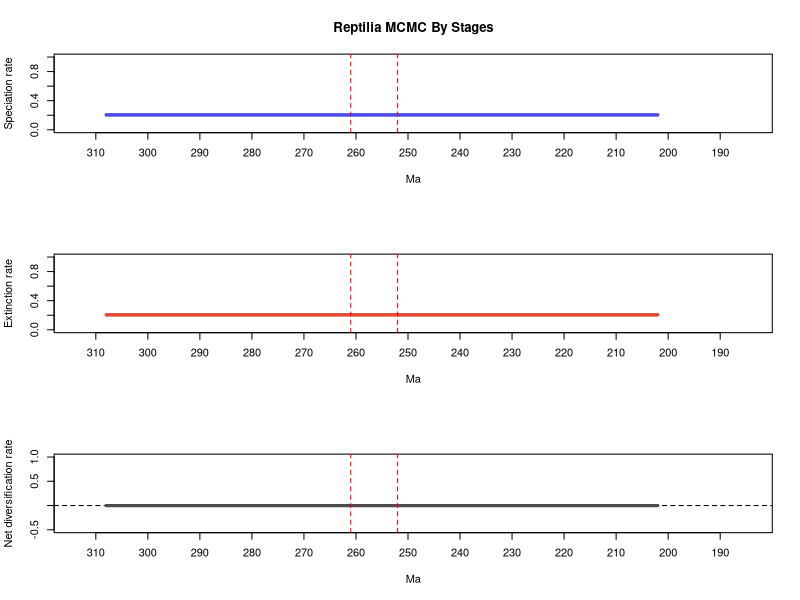

The R script that drew this image:
# 1 files combined:
# 	C:\Users\SimoesLabAdmin\Documents\BDNN_Arielli\synapsida\mcmc_predictors\B_covar_mcmc/combined_9_marginal_rates.log

# 95% HPDs calculated using code from Biopy (https://www.cs.auckland.ac.nz/~yhel002/biopy/)

pdf(file='C:/Users/SimoesLabAdmin/Documents/BDNN_Arielli/synapsida/mcmc_predictors/B_covar_mcmc/combined_9_marginal_rates_RTT_plot2.pdf',width=8, height=10.8)
par(mfrow=c(3,1))
library(scales)
plot_RTT <- function (age,hpd_M,hpd_m,mean_m,color){
    N=100
    beta=(1:(N-1))/N
    alpha_shape=0.25
    cat=1-(beta^(1./alpha_shape))
    for (i in 1:(N-1)){
        trans= 1/N + 2/N
        polygon(c(age, rev(age)), c(hpd_M-((hpd_M-mean_m)*cat[i]), rev(hpd_m+((mean_m-hpd_m)*cat[i]))), col = alpha(color,trans), border = NA)
    }
    lines(rev(age), rev(mean_m), col = color, lwd=3)
}
    
L_hpd_m95=c(NA, NA,NA,NA,NA,NA,NA,NA,NA,NA,NA,NA,NA,NA,NA,NA,NA,NA,NA,NA,NA,NA,NA,NA,NA,NA,NA,NA,NA,NA,NA,NA,NA,NA,NA,NA,NA,NA,NA,NA,NA,NA,NA,NA,NA,NA,NA,NA,NA,NA,NA,NA,NA,NA,NA,NA,NA,NA,NA,NA,NA,NA,NA,NA,NA,NA,NA,NA,NA,NA,NA,NA,NA,NA,NA,NA,NA,NA,NA,NA,NA,NA,NA,NA,NA,NA,NA,NA,NA,NA,NA,NA,NA,NA,NA,NA,NA,NA,NA,NA,NA,NA,NA,NA,NA,NA,NA,NA,NA,NA,NA,NA,NA,NA,NA,NA,NA,NA,NA,NA,NA,NA,NA,NA,NA,NA,NA,NA,NA,NA,NA,NA,NA,NA,NA,NA,NA,NA,NA,NA,NA,NA,NA,NA,NA,NA,NA,NA,NA,NA,NA,NA,NA,NA,NA,NA,NA,NA,NA,NA,NA,NA,NA,NA,NA,NA,NA,NA,NA,NA,NA,NA,NA,NA,NA,NA,NA,NA,NA,NA,NA,NA,NA,NA,NA,NA,NA,NA,NA,NA,NA,NA,NA,NA,NA,NA,NA,NA,NA,NA,NA,NA,0.181879,0.181879,0.181879,0.181879,0.181879,0.181879,0.181879,0.181879,0.181879,0.181879,0.181879,0.181879,0.181879,0.181879,0.181879,0.181879,0.181879,0.181879,0.181879,0.181879,0.181879,0.181879,0.181879,0.181879,0.181879,0.181879,0.181879,0.181879,0.181879,0.181879,0.181879,0.181879,0.181879,0.181879,0.181879,0.181879,0.181879,0.181879,0.181879,0.181879,0.181879,0.181879,0.181879,0.181879,0.181879,0.181879,0.181879,0.181879,0.181879,0.181879,0.181879,0.181879,0.181879,0.181879,0.181879,0.181879,0.181879,0.181879,0.181879,0.181879,0.181879,0.181879,0.181879,0.181879,0.181879,0.181879,0.181879,0.181879,0.181879,0.181879,0.181879,0.181879,0.181879,0.181879,0.181879,0.181879,0.181879,0.181879,0.181879,0.181879,0.181879,0.181879,0.181879,0.181879,0.181879,0.181879,0.181879,0.181879,0.181879,0.181879,0.181879,0.181879,0.181879,0.181879,0.181879,0.181879,0.181879,0.181879,0.181879,0.181879,0.181879,0.181879,0.181879,0.181879,0.181879,0.181879,0.181879)
L_hpd_M95=c(NA, NA,NA,NA,NA,NA,NA,NA,NA,NA,NA,NA,NA,NA,NA,NA,NA,NA,NA,NA,NA,NA,NA,NA,NA,NA,NA,NA,NA,NA,NA,NA,NA,NA,NA,NA,NA,NA,NA,NA,NA,NA,NA,NA,NA,NA,NA,NA,NA,NA,NA,NA,NA,NA,NA,NA,NA,NA,NA,NA,NA,NA,NA,NA,NA,NA,NA,NA,NA,NA,NA,NA,NA,NA,NA,NA,NA,NA,NA,NA,NA,NA,NA,NA,NA,NA,NA,NA,NA,NA,NA,NA,NA,NA,NA,NA,NA,NA,NA,NA,NA,NA,NA,NA,NA,NA,NA,NA,NA,NA,NA,NA,NA,NA,NA,NA,NA,NA,NA,NA,NA,NA,NA,NA,NA,NA,NA,NA,NA,NA,NA,NA,NA,NA,NA,NA,NA,NA,NA,NA,NA,NA,NA,NA,NA,NA,NA,NA,NA,NA,NA,NA,NA,NA,NA,NA,NA,NA,NA,NA,NA,NA,NA,NA,NA,NA,NA,NA,NA,NA,NA,NA,NA,NA,NA,NA,NA,NA,NA,NA,NA,NA,NA,NA,NA,NA,NA,NA,NA,NA,NA,NA,NA,NA,NA,NA,NA,NA,NA,NA,NA,NA,0.225889,0.225889,0.225889,0.225889,0.225889,0.225889,0.225889,0.225889,0.225889,0.225889,0.225889,0.225889,0.225889,0.225889,0.225889,0.225889,0.225889,0.225889,0.225889,0.225889,0.225889,0.225889,0.225889,0.225889,0.225889,0.225889,0.225889,0.225889,0.225889,0.225889,0.225889,0.225889,0.225889,0.225889,0.225889,0.225889,0.225889,0.225889,0.225889,0.225889,0.225889,0.225889,0.225889,0.225889,0.225889,0.225889,0.225889,0.225889,0.225889,0.225889,0.225889,0.225889,0.225889,0.225889,0.225889,0.225889,0.225889,0.225889,0.225889,0.225889,0.225889,0.225889,0.225889,0.225889,0.225889,0.225889,0.225889,0.225889,0.225889,0.225889,0.225889,0.225889,0.225889,0.225889,0.225889,0.225889,0.225889,0.225889,0.225889,0.225889,0.225889,0.225889,0.225889,0.225889,0.225889,0.225889,0.225889,0.225889,0.225889,0.225889,0.225889,0.225889,0.225889,0.225889,0.225889,0.225889,0.225889,0.225889,0.225889,0.225889,0.225889,0.225889,0.225889,0.225889,0.225889,0.225889,0.225889)
M_hpd_m95=c(NA, NA,NA,NA,NA,NA,NA,NA,NA,NA,NA,NA,NA,NA,NA,NA,NA,NA,NA,NA,NA,NA,NA,NA,NA,NA,NA,NA,NA,NA,NA,NA,NA,NA,NA,NA,NA,NA,NA,NA,NA,NA,NA,NA,NA,NA,NA,NA,NA,NA,NA,NA,NA,NA,NA,NA,NA,NA,NA,NA,NA,NA,NA,NA,NA,NA,NA,NA,NA,NA,NA,NA,NA,NA,NA,NA,NA,NA,NA,NA,NA,NA,NA,NA,NA,NA,NA,NA,NA,NA,NA,NA,NA,NA,NA,NA,NA,NA,NA,NA,NA,NA,NA,NA,NA,NA,NA,NA,NA,NA,NA,NA,NA,NA,NA,NA,NA,NA,NA,NA,NA,NA,NA,NA,NA,NA,NA,NA,NA,NA,NA,NA,NA,NA,NA,NA,NA,NA,NA,NA,NA,NA,NA,NA,NA,NA,NA,NA,NA,NA,NA,NA,NA,NA,NA,NA,NA,NA,NA,NA,NA,NA,NA,NA,NA,NA,NA,NA,NA,NA,NA,NA,NA,NA,NA,NA,NA,NA,NA,NA,NA,NA,NA,NA,NA,NA,NA,NA,NA,NA,NA,NA,NA,NA,NA,NA,NA,NA,NA,NA,NA,NA,0.184743,0.184743,0.184743,0.184743,0.184743,0.184743,0.184743,0.184743,0.184743,0.184743,0.184743,0.184743,0.184743,0.184743,0.184743,0.184743,0.184743,0.184743,0.184743,0.184743,0.184743,0.184743,0.184743,0.184743,0.184743,0.184743,0.184743,0.184743,0.184743,0.184743,0.184743,0.184743,0.184743,0.184743,0.184743,0.184743,0.184743,0.184743,0.184743,0.184743,0.184743,0.184743,0.184743,0.184743,0.184743,0.184743,0.184743,0.184743,0.184743,0.184743,0.184743,0.184743,0.184743,0.184743,0.184743,0.184743,0.184743,0.184743,0.184743,0.184743,0.184743,0.184743,0.184743,0.184743,0.184743,0.184743,0.184743,0.184743,0.184743,0.184743,0.184743,0.184743,0.184743,0.184743,0.184743,0.184743,0.184743,0.184743,0.184743,0.184743,0.184743,0.184743,0.184743,0.184743,0.184743,0.184743,0.184743,0.184743,0.184743,0.184743,0.184743,0.184743,0.184743,0.184743,0.184743,0.184743,0.184743,0.184743,0.184743,0.184743,0.184743,0.184743,0.184743,0.184743,0.184743,0.184743,0.184743)
M_hpd_M95=c(NA, NA,NA,NA,NA,NA,NA,NA,NA,NA,NA,NA,NA,NA,NA,NA,NA,NA,NA,NA,NA,NA,NA,NA,NA,NA,NA,NA,NA,NA,NA,NA,NA,NA,NA,NA,NA,NA,NA,NA,NA,NA,NA,NA,NA,NA,NA,NA,NA,NA,NA,NA,NA,NA,NA,NA,NA,NA,NA,NA,NA,NA,NA,NA,NA,NA,NA,NA,NA,NA,NA,NA,NA,NA,NA,NA,NA,NA,NA,NA,NA,NA,NA,NA,NA,NA,NA,NA,NA,NA,NA,NA,NA,NA,NA,NA,NA,NA,NA,NA,NA,NA,NA,NA,NA,NA,NA,NA,NA,NA,NA,NA,NA,NA,NA,NA,NA,NA,NA,NA,NA,NA,NA,NA,NA,NA,NA,NA,NA,NA,NA,NA,NA,NA,NA,NA,NA,NA,NA,NA,NA,NA,NA,NA,NA,NA,NA,NA,NA,NA,NA,NA,NA,NA,NA,NA,NA,NA,NA,NA,NA,NA,NA,NA,NA,NA,NA,NA,NA,NA,NA,NA,NA,NA,NA,NA,NA,NA,NA,NA,NA,NA,NA,NA,NA,NA,NA,NA,NA,NA,NA,NA,NA,NA,NA,NA,NA,NA,NA,NA,NA,NA,0.227496,0.227496,0.227496,0.227496,0.227496,0.227496,0.227496,0.227496,0.227496,0.227496,0.227496,0.227496,0.227496,0.227496,0.227496,0.227496,0.227496,0.227496,0.227496,0.227496,0.227496,0.227496,0.227496,0.227496,0.227496,0.227496,0.227496,0.227496,0.227496,0.227496,0.227496,0.227496,0.227496,0.227496,0.227496,0.227496,0.227496,0.227496,0.227496,0.227496,0.227496,0.227496,0.227496,0.227496,0.227496,0.227496,0.227496,0.227496,0.227496,0.227496,0.227496,0.227496,0.227496,0.227496,0.227496,0.227496,0.227496,0.227496,0.227496,0.227496,0.227496,0.227496,0.227496,0.227496,0.227496,0.227496,0.227496,0.227496,0.227496,0.227496,0.227496,0.227496,0.227496,0.227496,0.227496,0.227496,0.227496,0.227496,0.227496,0.227496,0.227496,0.227496,0.227496,0.227496,0.227496,0.227496,0.227496,0.227496,0.227496,0.227496,0.227496,0.227496,0.227496,0.227496,0.227496,0.227496,0.227496,0.227496,0.227496,0.227496,0.227496,0.227496,0.227496,0.227496,0.227496,0.227496,0.227496)
R_hpd_m95=c(NA, NA,NA,NA,NA,NA,NA,NA,NA,NA,NA,NA,NA,NA,NA,NA,NA,NA,NA,NA,NA,NA,NA,NA,NA,NA,NA,NA,NA,NA,NA,NA,NA,NA,NA,NA,NA,NA,NA,NA,NA,NA,NA,NA,NA,NA,NA,NA,NA,NA,NA,NA,NA,NA,NA,NA,NA,NA,NA,NA,NA,NA,NA,NA,NA,NA,NA,NA,NA,NA,NA,NA,NA,NA,NA,NA,NA,NA,NA,NA,NA,NA,NA,NA,NA,NA,NA,NA,NA,NA,NA,NA,NA,NA,NA,NA,NA,NA,NA,NA,NA,NA,NA,NA,NA,NA,NA,NA,NA,NA,NA,NA,NA,NA,NA,NA,NA,NA,NA,NA,NA,NA,NA,NA,NA,NA,NA,NA,NA,NA,NA,NA,NA,NA,NA,NA,NA,NA,NA,NA,NA,NA,NA,NA,NA,NA,NA,NA,NA,NA,NA,NA,NA,NA,NA,NA,NA,NA,NA,NA,NA,NA,NA,NA,NA,NA,NA,NA,NA,NA,NA,NA,NA,NA,NA,NA,NA,NA,NA,NA,NA,NA,NA,NA,NA,NA,NA,NA,NA,NA,NA,NA,NA,NA,NA,NA,NA,NA,NA,NA,NA,NA,-0.02595,-0.02595,-0.02595,-0.02595,-0.02595,-0.02595,-0.02595,-0.02595,-0.02595,-0.02595,-0.02595,-0.02595,-0.02595,-0.02595,-0.02595,-0.02595,-0.02595,-0.02595,-0.02595,-0.02595,-0.02595,-0.02595,-0.02595,-0.02595,-0.02595,-0.02595,-0.02595,-0.02595,-0.02595,-0.02595,-0.02595,-0.02595,-0.02595,-0.02595,-0.02595,-0.02595,-0.02595,-0.02595,-0.02595,-0.02595,-0.02595,-0.02595,-0.02595,-0.02595,-0.02595,-0.02595,-0.02595,-0.02595,-0.02595,-0.02595,-0.02595,-0.02595,-0.02595,-0.02595,-0.02595,-0.02595,-0.02595,-0.02595,-0.02595,-0.02595,-0.02595,-0.02595,-0.02595,-0.02595,-0.02595,-0.02595,-0.02595,-0.02595,-0.02595,-0.02595,-0.02595,-0.02595,-0.02595,-0.02595,-0.02595,-0.02595,-0.02595,-0.02595,-0.02595,-0.02595,-0.02595,-0.02595,-0.02595,-0.02595,-0.02595,-0.02595,-0.02595,-0.02595,-0.02595,-0.02595,-0.02595,-0.02595,-0.02595,-0.02595,-0.02595,-0.02595,-0.02595,-0.02595,-0.02595,-0.02595,-0.02595,-0.02595,-0.02595,-0.02595,-0.02595,-0.02595,-0.02595)
R_hpd_M95=c(NA, NA,NA,NA,NA,NA,NA,NA,NA,NA,NA,NA,NA,NA,NA,NA,NA,NA,NA,NA,NA,NA,NA,NA,NA,NA,NA,NA,NA,NA,NA,NA,NA,NA,NA,NA,NA,NA,NA,NA,NA,NA,NA,NA,NA,NA,NA,NA,NA,NA,NA,NA,NA,NA,NA,NA,NA,NA,NA,NA,NA,NA,NA,NA,NA,NA,NA,NA,NA,NA,NA,NA,NA,NA,NA,NA,NA,NA,NA,NA,NA,NA,NA,NA,NA,NA,NA,NA,NA,NA,NA,NA,NA,NA,NA,NA,NA,NA,NA,NA,NA,NA,NA,NA,NA,NA,NA,NA,NA,NA,NA,NA,NA,NA,NA,NA,NA,NA,NA,NA,NA,NA,NA,NA,NA,NA,NA,NA,NA,NA,NA,NA,NA,NA,NA,NA,NA,NA,NA,NA,NA,NA,NA,NA,NA,NA,NA,NA,NA,NA,NA,NA,NA,NA,NA,NA,NA,NA,NA,NA,NA,NA,NA,NA,NA,NA,NA,NA,NA,NA,NA,NA,NA,NA,NA,NA,NA,NA,NA,NA,NA,NA,NA,NA,NA,NA,NA,NA,NA,NA,NA,NA,NA,NA,NA,NA,NA,NA,NA,NA,NA,NA,0.021734,0.021734,0.021734,0.021734,0.021734,0.021734,0.021734,0.021734,0.021734,0.021734,0.021734,0.021734,0.021734,0.021734,0.021734,0.021734,0.021734,0.021734,0.021734,0.021734,0.021734,0.021734,0.021734,0.021734,0.021734,0.021734,0.021734,0.021734,0.021734,0.021734,0.021734,0.021734,0.021734,0.021734,0.021734,0.021734,0.021734,0.021734,0.021734,0.021734,0.021734,0.021734,0.021734,0.021734,0.021734,0.021734,0.021734,0.021734,0.021734,0.021734,0.021734,0.021734,0.021734,0.021734,0.021734,0.021734,0.021734,0.021734,0.021734,0.021734,0.021734,0.021734,0.021734,0.021734,0.021734,0.021734,0.021734,0.021734,0.021734,0.021734,0.021734,0.021734,0.021734,0.021734,0.021734,0.021734,0.021734,0.021734,0.021734,0.021734,0.021734,0.021734,0.021734,0.021734,0.021734,0.021734,0.021734,0.021734,0.021734,0.021734,0.021734,0.021734,0.021734,0.021734,0.021734,0.021734,0.021734,0.021734,0.021734,0.021734,0.021734,0.021734,0.021734,0.021734,0.021734,0.021734,0.021734)
L_mean=c(NA, NA,NA,NA,NA,NA,NA,NA,NA,NA,NA,NA,NA,NA,NA,NA,NA,NA,NA,NA,NA,NA,NA,NA,NA,NA,NA,NA,NA,NA,NA,NA,NA,NA,NA,NA,NA,NA,NA,NA,NA,NA,NA,NA,NA,NA,NA,NA,NA,NA,NA,NA,NA,NA,NA,NA,NA,NA,NA,NA,NA,NA,NA,NA,NA,NA,NA,NA,NA,NA,NA,NA,NA,NA,NA,NA,NA,NA,NA,NA,NA,NA,NA,NA,NA,NA,NA,NA,NA,NA,NA,NA,NA,NA,NA,NA,NA,NA,NA,NA,NA,NA,NA,NA,NA,NA,NA,NA,NA,NA,NA,NA,NA,NA,NA,NA,NA,NA,NA,NA,NA,NA,NA,NA,NA,NA,NA,NA,NA,NA,NA,NA,NA,NA,NA,NA,NA,NA,NA,NA,NA,NA,NA,NA,NA,NA,NA,NA,NA,NA,NA,NA,NA,NA,NA,NA,NA,NA,NA,NA,NA,NA,NA,NA,NA,NA,NA,NA,NA,NA,NA,NA,NA,NA,NA,NA,NA,NA,NA,NA,NA,NA,NA,NA,NA,NA,NA,NA,NA,NA,NA,NA,NA,NA,NA,NA,NA,NA,NA,NA,NA,NA,0.204558836666667,0.204558836666667,0.204558836666667,0.204558836666667,0.204558836666667,0.204558836666667,0.204558836666667,0.204558836666667,0.204558836666667,0.204558836666667,0.204558836666667,0.204558836666667,0.204558836666667,0.204558836666667,0.204558836666667,0.204558836666667,0.204558836666667,0.204558836666667,0.204558836666667,0.204558836666667,0.204558836666667,0.204558836666667,0.204558836666667,0.204558836666667,0.204558836666667,0.204558836666667,0.204558836666667,0.204558836666667,0.204558836666667,0.204558836666667,0.204558836666667,0.204558836666667,0.204558836666667,0.204558836666667,0.204558836666667,0.204558836666667,0.204558836666667,0.204558836666667,0.204558836666667,0.204558836666667,0.204558836666667,0.204558836666667,0.204558836666667,0.204558836666667,0.204558836666667,0.204558836666667,0.204558836666667,0.204558836666667,0.204558836666667,0.204558836666667,0.204558836666667,0.204558836666667,0.204558836666667,0.204558836666667,0.204558836666667,0.204558836666667,0.204558836666667,0.204558836666667,0.204558836666667,0.204558836666667,0.204558836666667,0.204558836666667,0.204558836666667,0.204558836666667,0.204558836666667,0.204558836666667,0.204558836666667,0.204558836666667,0.204558836666667,0.204558836666667,0.204558836666667,0.204558836666667,0.204558836666667,0.204558836666667,0.204558836666667,0.204558836666667,0.204558836666667,0.204558836666667,0.204558836666667,0.204558836666667,0.204558836666667,0.204558836666667,0.204558836666667,0.204558836666667,0.204558836666667,0.204558836666667,0.204558836666667,0.204558836666667,0.204558836666667,0.204558836666667,0.204558836666667,0.204558836666667,0.204558836666667,0.204558836666667,0.204558836666667,0.204558836666667,0.204558836666667,0.204558836666667,0.204558836666667,0.204558836666667,0.204558836666667,0.204558836666667,0.204558836666667,0.204558836666667,0.204558836666667,0.204558836666667,0.204558836666667)
M_mean=c(NA, NA,NA,NA,NA,NA,NA,NA,NA,NA,NA,NA,NA,NA,NA,NA,NA,NA,NA,NA,NA,NA,NA,NA,NA,NA,NA,NA,NA,NA,NA,NA,NA,NA,NA,NA,NA,NA,NA,NA,NA,NA,NA,NA,NA,NA,NA,NA,NA,NA,NA,NA,NA,NA,NA,NA,NA,NA,NA,NA,NA,NA,NA,NA,NA,NA,NA,NA,NA,NA,NA,NA,NA,NA,NA,NA,NA,NA,NA,NA,NA,NA,NA,NA,NA,NA,NA,NA,NA,NA,NA,NA,NA,NA,NA,NA,NA,NA,NA,NA,NA,NA,NA,NA,NA,NA,NA,NA,NA,NA,NA,NA,NA,NA,NA,NA,NA,NA,NA,NA,NA,NA,NA,NA,NA,NA,NA,NA,NA,NA,NA,NA,NA,NA,NA,NA,NA,NA,NA,NA,NA,NA,NA,NA,NA,NA,NA,NA,NA,NA,NA,NA,NA,NA,NA,NA,NA,NA,NA,NA,NA,NA,NA,NA,NA,NA,NA,NA,NA,NA,NA,NA,NA,NA,NA,NA,NA,NA,NA,NA,NA,NA,NA,NA,NA,NA,NA,NA,NA,NA,NA,NA,NA,NA,NA,NA,NA,NA,NA,NA,NA,NA,0.205382415555556,0.205382415555556,0.205382415555556,0.205382415555556,0.205382415555556,0.205382415555556,0.205382415555556,0.205382415555556,0.205382415555556,0.205382415555556,0.205382415555556,0.205382415555556,0.205382415555556,0.205382415555556,0.205382415555556,0.205382415555556,0.205382415555556,0.205382415555556,0.205382415555556,0.205382415555556,0.205382415555556,0.205382415555556,0.205382415555556,0.205382415555556,0.205382415555556,0.205382415555556,0.205382415555556,0.205382415555556,0.205382415555556,0.205382415555556,0.205382415555556,0.205382415555556,0.205382415555556,0.205382415555556,0.205382415555556,0.205382415555556,0.205382415555556,0.205382415555556,0.205382415555556,0.205382415555556,0.205382415555556,0.205382415555556,0.205382415555556,0.205382415555556,0.205382415555556,0.205382415555556,0.205382415555556,0.205382415555556,0.205382415555556,0.205382415555556,0.205382415555556,0.205382415555556,0.205382415555556,0.205382415555556,0.205382415555556,0.205382415555556,0.205382415555556,0.205382415555556,0.205382415555556,0.205382415555556,0.205382415555556,0.205382415555556,0.205382415555556,0.205382415555556,0.205382415555556,0.205382415555556,0.205382415555556,0.205382415555556,0.205382415555556,0.205382415555556,0.205382415555556,0.205382415555556,0.205382415555556,0.205382415555556,0.205382415555556,0.205382415555556,0.205382415555556,0.205382415555556,0.205382415555556,0.205382415555556,0.205382415555556,0.205382415555556,0.205382415555556,0.205382415555556,0.205382415555556,0.205382415555556,0.205382415555556,0.205382415555556,0.205382415555556,0.205382415555556,0.205382415555556,0.205382415555556,0.205382415555556,0.205382415555556,0.205382415555556,0.205382415555556,0.205382415555556,0.205382415555556,0.205382415555556,0.205382415555556,0.205382415555556,0.205382415555556,0.205382415555556,0.205382415555556,0.205382415555556,0.205382415555556,0.205382415555556)
R_mean=c(NA, NA,NA,NA,NA,NA,NA,NA,NA,NA,NA,NA,NA,NA,NA,NA,NA,NA,NA,NA,NA,NA,NA,NA,NA,NA,NA,NA,NA,NA,NA,NA,NA,NA,NA,NA,NA,NA,NA,NA,NA,NA,NA,NA,NA,NA,NA,NA,NA,NA,NA,NA,NA,NA,NA,NA,NA,NA,NA,NA,NA,NA,NA,NA,NA,NA,NA,NA,NA,NA,NA,NA,NA,NA,NA,NA,NA,NA,NA,NA,NA,NA,NA,NA,NA,NA,NA,NA,NA,NA,NA,NA,NA,NA,NA,NA,NA,NA,NA,NA,NA,NA,NA,NA,NA,NA,NA,NA,NA,NA,NA,NA,NA,NA,NA,NA,NA,NA,NA,NA,NA,NA,NA,NA,NA,NA,NA,NA,NA,NA,NA,NA,NA,NA,NA,NA,NA,NA,NA,NA,NA,NA,NA,NA,NA,NA,NA,NA,NA,NA,NA,NA,NA,NA,NA,NA,NA,NA,NA,NA,NA,NA,NA,NA,NA,NA,NA,NA,NA,NA,NA,NA,NA,NA,NA,NA,NA,NA,NA,NA,NA,NA,NA,NA,NA,NA,NA,NA,NA,NA,NA,NA,NA,NA,NA,NA,NA,NA,NA,NA,NA,NA,-0.000823583333333,-0.000823583333333,-0.000823583333333,-0.000823583333333,-0.000823583333333,-0.000823583333333,-0.000823583333333,-0.000823583333333,-0.000823583333333,-0.000823583333333,-0.000823583333333,-0.000823583333333,-0.000823583333333,-0.000823583333333,-0.000823583333333,-0.000823583333333,-0.000823583333333,-0.000823583333333,-0.000823583333333,-0.000823583333333,-0.000823583333333,-0.000823583333333,-0.000823583333333,-0.000823583333333,-0.000823583333333,-0.000823583333333,-0.000823583333333,-0.000823583333333,-0.000823583333333,-0.000823583333333,-0.000823583333333,-0.000823583333333,-0.000823583333333,-0.000823583333333,-0.000823583333333,-0.000823583333333,-0.000823583333333,-0.000823583333333,-0.000823583333333,-0.000823583333333,-0.000823583333333,-0.000823583333333,-0.000823583333333,-0.000823583333333,-0.000823583333333,-0.000823583333333,-0.000823583333333,-0.000823583333333,-0.000823583333333,-0.000823583333333,-0.000823583333333,-0.000823583333333,-0.000823583333333,-0.000823583333333,-0.000823583333333,-0.000823583333333,-0.000823583333333,-0.000823583333333,-0.000823583333333,-0.000823583333333,-0.000823583333333,-0.000823583333333,-0.000823583333333,-0.000823583333333,-0.000823583333333,-0.000823583333333,-0.000823583333333,-0.000823583333333,-0.000823583333333,-0.000823583333333,-0.000823583333333,-0.000823583333333,-0.000823583333333,-0.000823583333333,-0.000823583333333,-0.000823583333333,-0.000823583333333,-0.000823583333333,-0.000823583333333,-0.000823583333333,-0.000823583333333,-0.000823583333333,-0.000823583333333,-0.000823583333333,-0.000823583333333,-0.000823583333333,-0.000823583333333,-0.000823583333333,-0.000823583333333,-0.000823583333333,-0.000823583333333,-0.000823583333333,-0.000823583333333,-0.000823583333333,-0.000823583333333,-0.000823583333333,-0.000823583333333,-0.000823583333333,-0.000823583333333,-0.000823583333333,-0.000823583333333,-0.000823583333333,-0.000823583333333,-0.000823583333333,-0.000823583333333,-0.000823583333333,-0.000823583333333)
trans=0.5
age=(0:(309-1))* -1
# Calculate positions for the mass extinction events
perm_trias_extinction = -252 # End-Permian mass extinction (252 Ma)
guadalupian_extinction = -261 # Guadalupian extinction (261 Ma)

# Define custom tick positions at 10 MY intervals
x_ticks <- seq(-310, -190, by=10)
x_tick_labels <- abs(x_ticks)

# First plot: Speciation rate
plot(age, age, type='n', ylim=c(0, 1), xlim=c(-312.9, -185.1), 
     ylab='Speciation rate', xlab='Ma', main='Reptilia MCMC By Stages', 
     xaxt='n') # Remove default x-axis
axis(1, at=x_ticks, labels=x_tick_labels) # Custom x-axis with 10MY interval ticks

plot_RTT(age, L_hpd_M95, L_hpd_m95, L_mean, "#4c4cec")
lines(rev(age), rev(L_mean), col="#4c4cec", lwd=3)

# Add vertical lines for mass extinction events
abline(v=perm_trias_extinction, col="red", lty=2) 
abline(v=guadalupian_extinction, col="red", lty=2)

# Second plot: Extinction rate
plot(age, age, type='n', ylim=c(0, 1), xlim=c(-312.9, -185.1), 
     ylab='Extinction rate', xlab='Ma',
     xaxt='n') # Remove default x-axis
axis(1, at=x_ticks, labels=x_tick_labels) # Custom x-axis with 10MY interval ticks

plot_RTT(age, M_hpd_M95, M_hpd_m95, M_mean, "#e34a33")
lines(rev(age), rev(M_mean), col="#e34a33", lwd=3)

# Add vertical lines for mass extinction events
abline(v=perm_trias_extinction, col="red", lty=2)
abline(v=guadalupian_extinction, col="red", lty=2)

# Third plot: Net diversification rate
plot(age, age, type='n', ylim=c(-0.5, 1), xlim=c(-312.9, -185.1), 
     ylab='Net diversification rate', xlab='Ma',
     xaxt='n') # Remove default x-axis
axis(1, at=x_ticks, labels=x_tick_labels) # Custom x-axis with 10MY interval ticks

abline(h=0, lty=2, col="black")
plot_RTT(age, R_hpd_M95, R_hpd_m95, R_mean, "#504A4B")
lines(rev(age), rev(R_mean), col="#504A4B", lwd=3)

# Add vertical lines for mass extinction events
abline(v=perm_trias_extinction, col="red", lty=2)
abline(v=guadalupian_extinction, col="red", lty=2)

dev.off()
